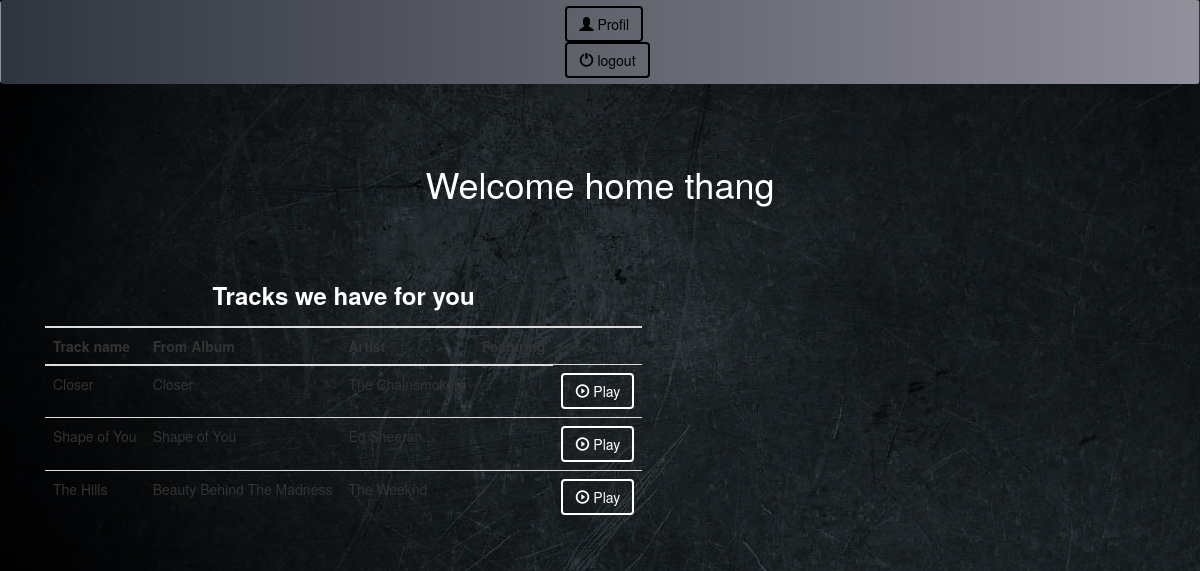
Page /home (signed in) on the committed database.
### log/models.py (models this page shows, shortened)
class Tracks(models.Model):
    track_name=models.CharField(default='',max_length=50)
    track_pseudo=models.CharField(default='',max_length=50)
    track_popularity=models.FloatField(default=0)
    track_genre=models.CharField(default='pop',max_length=50)
    Artist=models.CharField(default='',max_length=50)
    track_link=models.CharField(default='',max_length=50)
    Artist_popularity=models.FloatField(default=0)
    Artist_image=models.URLField(blank=True)
    Album_name=models.CharField(default='',max_length=50)
    Album_cover=models.URLField(blank=True)
    duration=models.FloatField(default=0)  ## lenght of the song in ms
    preview=models.URLField(blank=True)  ## preview of 30sec
    nb_rating=models.IntegerField(default=1)
    featuring=models.CharField(default='',max_length=50)
    acousticness=models.FloatField(default=0)
    danceability=models.FloatField(default=0)
    energy=models.FloatField(default=0)
    instrumentalness=models.FloatField(default=0)
    key=models.IntegerField(default=0)
    liveness=models.FloatField(default=0)
    loudness=models.IntegerField(default=0)
    speechiness=models.FloatField(default=0)
    tempo=models.FloatField(default=0)
    time_signature=models.IntegerField(default=0)
    valence=models.FloatField(default=0)

### log/views.py (the view, shortened to what this page needs)
# urls.py: url(r'^home', views.homepage, name='homepage'),
def homepage(request):
    if request.method=='GET':
        if Profile.objects.filter(user=request.user).exists():
            prof = get_object_or_404(Profile, user=request.user)
            if (prof.area=='' or prof.age=='' or prof.region=='' or prof.sex==''):
                return redirect('profil')
            else:
                track_list = Tracks.objects.order_by('track_name')
                return render(request,'home.html',locals())
        else:
            return redirect('profil')

### log/templates/home.html (shortened to what this page needs)
{% extends "base.html" %}
{% block nav_bar %}
<nav class="navbar navbar-custom" id='grad1'>
  <div class="container-fluid">
    <ul class="nav navbar-nav navbar-right">
      <li class="active">
       <form action="/profil" method="get">
            <button class="btn btn-custom btn-md">
                      <span class="glyphicon  glyphicon glyphicon-user" aria-hidden="true"></span>
                    Profil
            </button>
            </form>
      </li>
          <li>
           <form action="/logout" method="post">
                 <button class="btn btn-custom btn-md">
                     <span class="glyphicon glyphicon glyphicon-off" aria-hidden="true"></span>
                   logout
                   </button>
            </form>
      </li>
      </ul>
  </div>
</nav>
<br/>
<br/>
{% endblock  %}
{% block content %}
 <h1>  Welcome home {{ user}}  </h1>
<br/>
<br/>
{% endblock %}
{% block track_list %}
<div class="container">
 <table class="table   table-inverse table-responsive">
  <thead>
  <tr> <th colspan="5" class='title'><h3><strong>Tracks we have for you</strong></h3></th>
    <tr>
     <th scope="row">Track name </th>
     <th scope="row">From Album</th>
     <th scope="row">Artist </th>
     <th scope="row">Featuring</th>
     </tr>
  </thead>
  <tbody>
        {% for x in track_list %}
    <tr>
      <td class='cell_hvr'>{{ x.track_name }} </td>
      <td class='cell_hvr'>{{ x.Album_name }} </td>
      <td class='cell_hvr'>{{ x.Artist }}     </td>
      <td class='cell_hvr'>{{ x.featuring }}  </td>
      <td class='cell_hvr'>
        <form id='record' class='record' action='' method='post'>
              <button class="btn btn-custom2" >
                 <span class="glyphicon glyphicon-play-circle" aria-hidden="true"></span> Play
              </button>
        </form>
      </td>
    </tr>
       {% empty %}
       <tr> <th colspan="3" class='title'><h3><strong>No track in the database</strong></h3></th>  </tr>
        {% endfor %}
  </tbody>
</table>
</div>
{% endblock  %}

### log/templates/base.html (shortened to what this page needs)
<!DOCTYPE HTML>
<html >
  <head>
    {% load staticfiles %}
    {% load static %}
    <link rel="stylesheet" href="https://maxcdn.bootstrapcdn.com/bootstrap/4.0.0-alpha/css/bootstrap.min.css">
    <link rel="stylesheet" href="https://maxcdn.bootstrapcdn.com/bootstrap/3.3.7/css/bootstrap.min.css"
>
    <link rel="stylesheet" href="https://maxcdn.bootstrapcdn.com/bootstrap/3.3.7/css/bootstrap-theme.min.css">
     <link rel="stylesheet" href="{% static 'css/base.css' %}" media="screen">
</head>
<body >
{% block nav_bar %}
{% endblock  %}
{% block content %}
{% endblock  %}
{% block track_list %}
{% endblock  %}
</body>
</html>

### log/static/css/base.css (style rules this page uses)
h1 { text-align:center; color:white; }
h3 { text-align:center; color:white; }
.btn { border:2px solid black; background-color:transparent; color:black; }
.btn-custom2 { border:2px solid white; background-color:transparent; color:white; }
#grad1 { background: #47484a; background: -webkit-linear-gradient(#92909a, #2f353f); background: -o-linear-gradient(#92909a, #2f353f); background: -moz-linear-gradient(#92909a, #2f353f); background: linear-gradient(-90deg,#92909a, #2f353f); }
body { background-image:url("metal_wallpaper6.jpg"); }
.table { background-color:transparent; }
li { color:white; }

### rows in the picture
Tracks: track_name "Closer", Album_name "Closer", Artist "The Chainsmokers"
Tracks: track_name "Shape of You", Album_name "Shape of You", Artist "Ed Sheeran"
Tracks: track_name "The Hills", Album_name "Beauty Behind The Madness", Artist "The Weeknd"

### other values in the picture
{{ user }} "thang"
